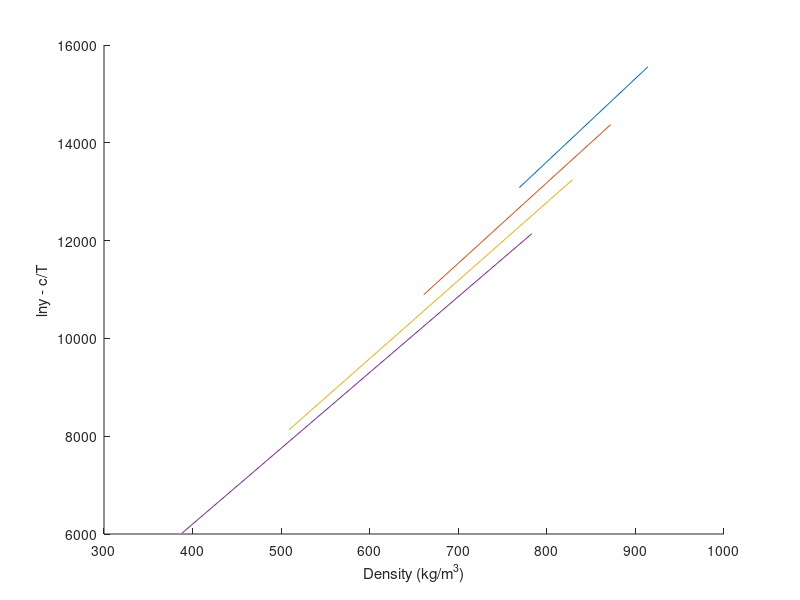

Reproduce this figure in MATLAB.
clear;
% SC CO2 Thermo info
T_c_CO2 = 304.18;       % Critical Temp [Kelvin]
P_c_CO2 = 73.8;         % Critical Pressure [bar]
omega_CO2 = 0.225;      % Omega [-]

% Drug Thermo info
T_c_drug = 1149.5;      % Critical Temp [Kelvin]
P_c_drug = 10.57;       % Critical Pressure [bar]
omega_drug = 2.0964;    % Omega [-]

% Genral info
T = [308 318 328 338];              % Temp range
P = 1:1:300;                        % Pressure range from 1 to 300 bar with step of 1
k_ij = [0.103 0.117 0.126 0.134];   % Binary interaction parameter for PR/KM EoS
R = 8.314;                          % Gas Constant [J/mol·K]

Mw_drug = 598.5;
Mw_CO2 = 44.01;
Mw_methanol = 32.04;

rho_CO2 =   [769 817 849 875 896 914;
            661 744 791 824 851 872;
            509 656 725 769 802 829;
            388 557 652 710 751 783];               % Density [kg/m3]

% KJ Model info
a_KJ = -2.4761;
b_KJ = 5.2409*10^3;
c_KJ = -4550.5306;

ln_y_KJ = zeros(4,6);

for n=1:4
    for i=1:6
        ln_y_KJ(n,i) = a_KJ + b_KJ*rho_CO2(n,i) + c_KJ/T(n);
    end
end

figure(1);
hold on;
plot(rho_CO2(1,:),ln_y_KJ(1,:)/308);
plot(rho_CO2(2,:),ln_y_KJ(2,:)/318);
plot(rho_CO2(3,:),ln_y_KJ(3,:)/328);
plot(rho_CO2(4,:),ln_y_KJ(4,:)/338);
xlabel('Density (kg/m^3)');
ylabel('lny - c/T');

% GM Model info
a_GM = 1.8309;
b_GM = -5710.4987;
c_GM = 3.8342;

% Chrastil Model info
a_Chrastil = 4.5889;
b_Chrastil = -12.7501;
c_Chrastil = -6759.0921;

% Bartle et al. Model info
a_Bartle = 13.2886;
b_Bartle = 9.0827;
c_Bartle = -6845.6966;

% Sung-Shim Model info
a_Sung = 5.7399;
b_Sung = -606.0322;
c_Sung = -447.5124;
d_Sung = -36.8120;

% Bian et al model info
a_Bian = 4.2910;
b_Bian = -4806.5989;
c_Bian = 0.0355;
d_Bian = -1.0456;
e_Bian = -9.5861*10^4;

% Sodeifian model info
a_Sodeifian = -16.8909;
b_Sodeifian = -13.0866*10^3;
c_Sodeifian = 1.4181;
d_Sodeifian = 1.1071*10^3;
e_Sodeifian = -2.9406*10^3;
f_Sodeifian = -838.2700;
